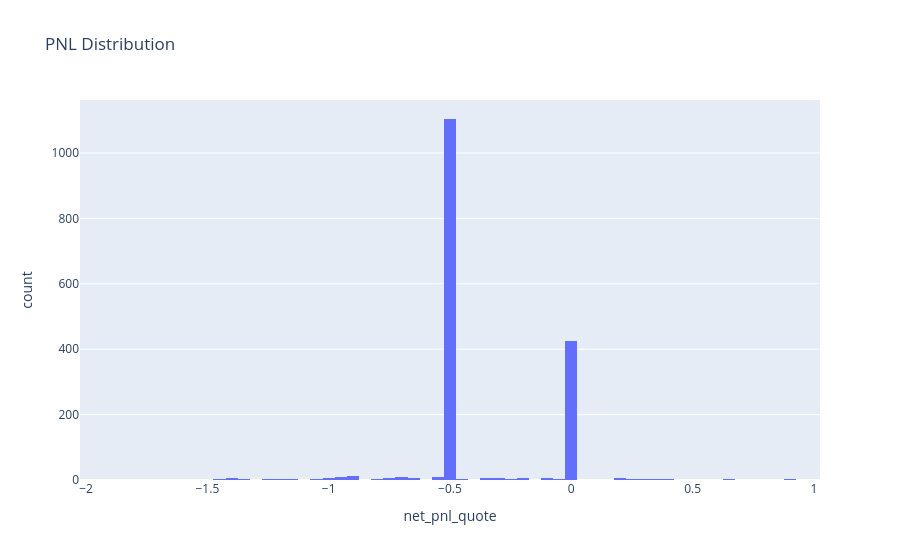

The notebook cell this image was saved under:
### Markdown cell above
### Histogram of PNL Distribution
The histogram displays the distribution of PNL values across all trades. It helps in understanding the frequency and range of profit and loss outcomes.

### Code cell
fig = px.histogram(executors_df, x='net_pnl_quote', title='PNL Distribution')
fig.show()

### Figure 1 — Plotly figure (JSON) as saved in the notebook; plotly's stock layout.template omitted (floating-point values rounded to 4 significant figures; data arrays with more than 128 entries replaced by an {"elided": "..."} marker saying what was removed)
{"data": [{"bingroup": "x", "hovertemplate": "net_pnl_quote=%{x}<br>count=%{y}<extra></extra>", "legendgroup": "", "marker": {"color": "#636efa", "pattern": {"shape": ""}}, "name": "", "orientation": "v", "showlegend": false, "type": "histogram", "x": {"elided": "1674 float values"}, "xaxis": "x", "yaxis": "y"}], "layout": {"barmode": "relative", "legend": {"tracegroupgap": 0}, "title": {"text": "PNL Distribution"}, "xaxis": {"anchor": "y", "domain": [0, 1], "title": {"text": "net_pnl_quote"}}, "yaxis": {"anchor": "x", "domain": [0, 1], "title": {"text": "count"}}}}
